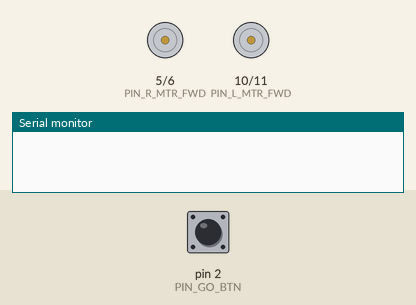
A sketch run on a simulated Arduino Uno, built with avr-gcc and run on an emulated ATmega328P. On the bench: motor-driver pin pairs drawn as motors (green arrow = first pin HIGH = forward, orange = second pin HIGH = backward, longer = more drive), the last lines printed to the serial monitor. Inputs (shaded band) come from the test bench; at power-on: pin 2 (PIN_GO_BTN) HIGH.

Above: at 1.2 s.
1.3 s: pin 2 (PIN_GO_BTN) pulled LOW for 0.15 s
At 2.2 s:
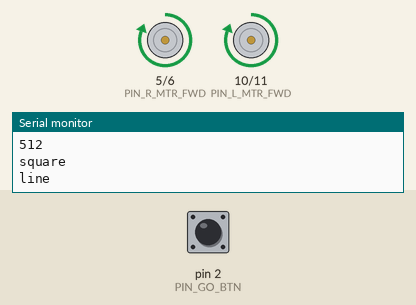
At 2.8 s:
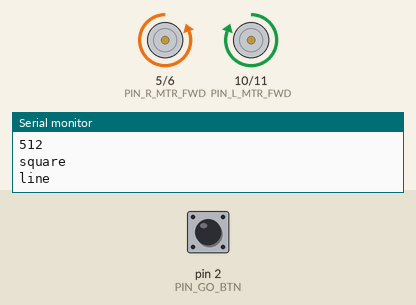
Timing chart, 0 to 9.0 s (numbered marks = the images above; inputs shaded):
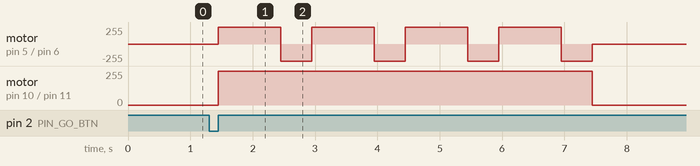

The sketch:

SimpleCar.ino
```cpp
#define PIN_POT A0

#define PIN_GO_BTN 2


#define PIN_L_MTR_FWD 10
#define PIN_L_MTR_REV 11
#define PIN_R_MTR_FWD 5
#define PIN_R_MTR_REV 6


void setupButtons() {
  pinMode(PIN_GO_BTN, INPUT_PULLUP);
}

bool btnGo() {
  return digitalRead(PIN_GO_BTN) != HIGH;
}


void setupPotentiometer() {
  pinMode(PIN_POT, INPUT);
}


//range: 0-1023
bool potentiometerDebug = true;
int readPot() {
  int pot_angle = analogRead(PIN_POT);
  if (potentiometerDebug) {
    printPotentiometerData(pot_angle);
  }
  return pot_angle;
}
void printPotentiometerData(int pot_angle) {
  Serial.println(pot_angle);
}


void setup() {
  Serial.begin(9600);
  //setup input
  setupButtons();
  setupPotentiometer();
}


void loop() {
  if (btnGo()) {
    while (btnGo()) {}
    Serial.println("GO!");
    int choice = readPot() * 3 / 1023;
    switch(choice) {
      case 0:
        line();
        break;
      case 1:
        square();
        break;
      case 2:
      case 3:
        circle();
        break;
    }
  }
  delay(50);
}

//drive in a line
void line() {
  Serial.println("line");
  setDrive(255, 255);
  delay(1000);
  setDrive(0, 0);
}

//drive in a square
void square() {
  Serial.println("square");
  line();
  setDrive(255, -255);
  delay(500);
  setDrive(0, 0);
  line();
  setDrive(255, -255);
  delay(500);
  setDrive(0, 0);
  line();
  setDrive(255, -255);
  delay(500);
  setDrive(0, 0);
  line();
  setDrive(255, -255);
  delay(500);
  setDrive(0, 0);
}

//drive in a circle
void circle() {
  Serial.println("circle");
  setDrive(255, 220);
  delay(2000);
  setDrive(0, 0);
}

//input: -255, 255
void setDrive(int left, int right) {
  if (left < 0) {
    analogWrite(PIN_L_MTR_FWD, 0);
    analogWrite(PIN_L_MTR_REV, -left);
  } else {
    analogWrite(PIN_L_MTR_FWD, left);
    analogWrite(PIN_L_MTR_REV, 0);
  }
  if (right < 0) {
    analogWrite(PIN_R_MTR_FWD, 0);
    analogWrite(PIN_R_MTR_REV, -right);
  } else {
    analogWrite(PIN_R_MTR_FWD, right);
    analogWrite(PIN_R_MTR_REV, 0);
  }
}
```

Measured:
- after the input at 1.3 s, motor on pin 5 (PIN_R_MTR_FWD) / pin 6 (PIN_R_MTR_REV): stopped → forward 255/255 after 0.15 s, then repeats every 1.5 s: backward 255/255 0.50 s, forward 255/255 1.0 s, until it stays stopped from 7.5 s; motor on pin 10 (PIN_L_MTR_FWD) / pin 11 (PIN_L_MTR_REV): stopped → forward 255/255 after 0.15 s, → stopped 6.0 s later
